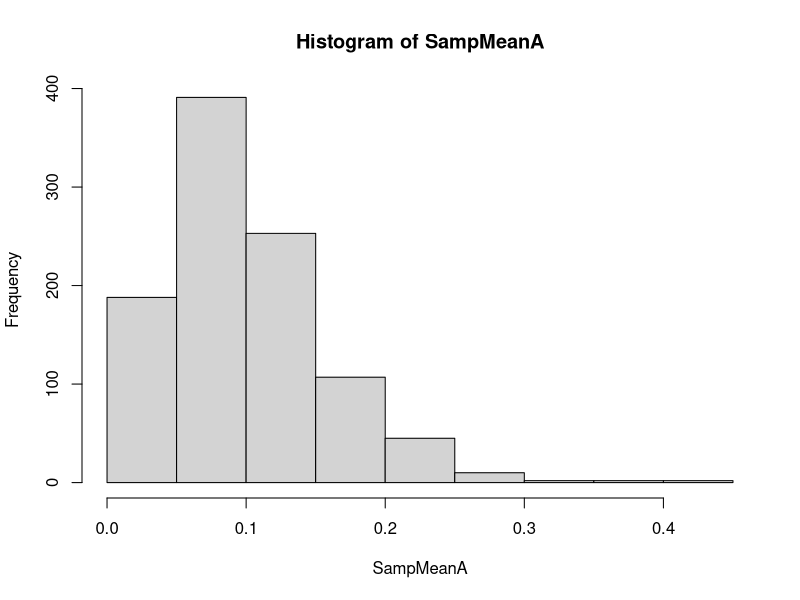
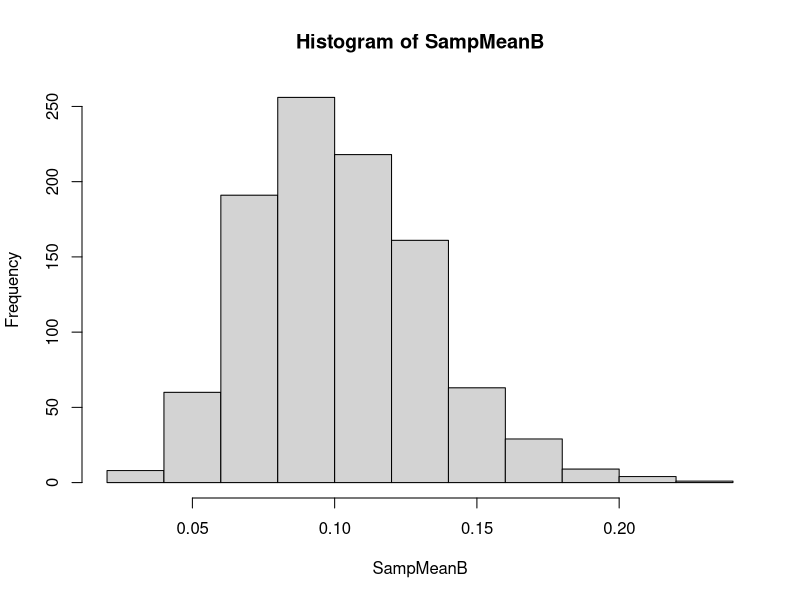
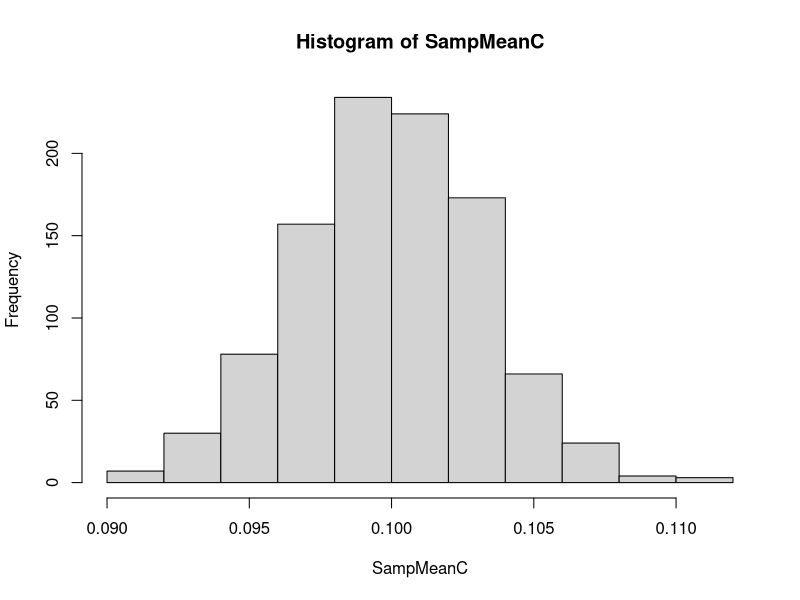

Write R code to recreate these figures, in order.
## ---- chunk 1
#Part 1

A <- replicate(1000,rexp(3, 10), simplify = FALSE)

SampMeanA <- sapply(A,mean)

hist(SampMeanA)

#Part 2
B <- replicate(1000,rexp(10, 10), simplify = FALSE)

SampMeanB <- sapply(B,mean)
hist(SampMeanB)

#Part 3

C <- replicate(1000,rexp(1000, 10), simplify = FALSE)

SampMeanC <- sapply(C,mean)
hist(SampMeanC)

#Part 5

D = c()

for(i in 1:1000){
  x = rexp(10,10)
  D[i]= mean(x)
}

SampMean = mean(D)
SampVariance = var(D)


